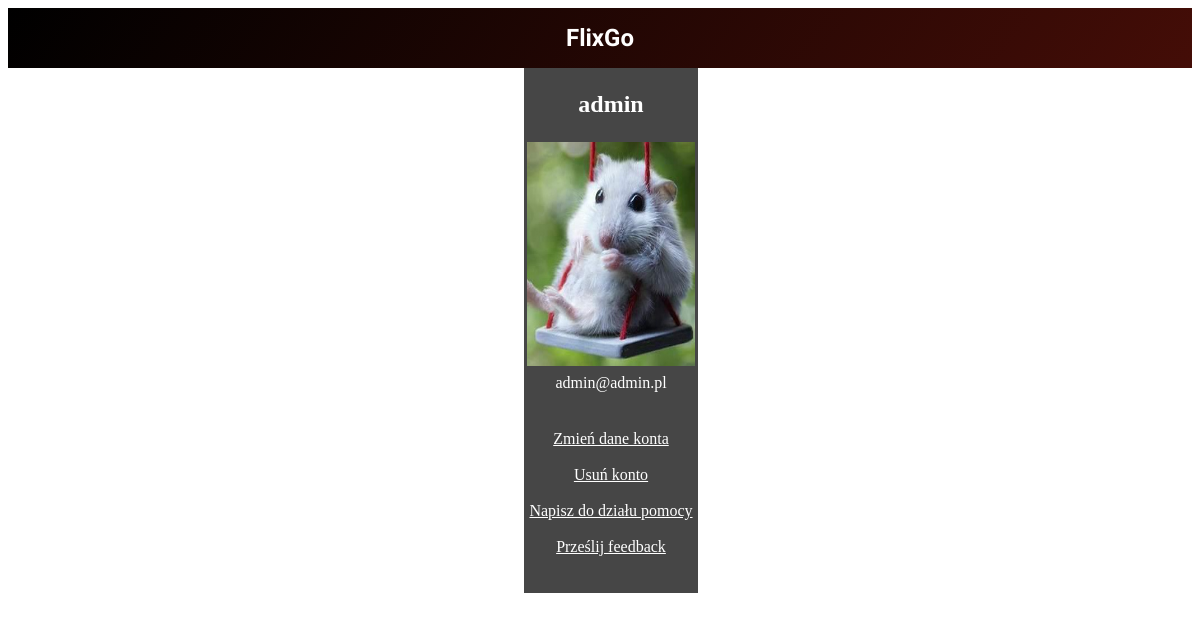
The page /user.php?user=admin (signed in) on the database its author committed.
### tables this page shows
CREATE TABLE `uzytkownicy` (
  `id` int(11) NOT NULL,
  `user` text NOT NULL,
  `pass` text NOT NULL,
  `email` text NOT NULL,
  `awatar` varchar(255) NOT NULL
);

### user.php (the view, shortened to what this page needs)
<!DOCTYPE HTML>
<html lang="pl">
<head>
    <link rel="stylesheet" href="style1.css" type="text/css"/>
</head>
<body>
	<div id="header" id="none">
    <a href="panel.php" id="none"><h1>FlixGo</h1></a>
    </div>
<?php
    require_once "connect.php";
	$polaczenie = @new mysqli($host, $db_user, $db_password, $db_name);
    $wybor = $_GET['user'];
    $wynik = mysqli_query($polaczenie,"SELECT * FROM uzytkownicy where user='$wybor'");
    while($row = mysqli_fetch_array($wynik))
{
	if($_GET['user'] == $_SESSION['user'])
    {
        echo "<link rel='stylesheet' href='style1.css' type='text/css'/>";
        echo "<table id='opisuser' style="."height:100%;".">";
        echo "<tr><td><b><h2>";
        echo $row['user'];
        echo "</h2></b></td></tr>";
        echo "<tr><td>";
        echo "<img id='avatar_u2' src="."awatar/".$row['awatar']." >";
        echo "</td></tr>";
        echo "<tr><td>";
        echo $row['email'];
        echo "</td></tr>";
        echo "<tr><td><br>";
        echo "<a href=".'userchange.php?user='.$row['user'].'><p>Zmień dane konta<br><br>';
        echo "<a href=".'userdelete.php?user='.$row['user'].'>Usuń konto<br><br>';
        echo "<a href=".'pomoc.php?user='.$row['user'].'>Napisz do działu pomocy<br><br>';
        echo "<a href=".'opinia.php?user='.$row['user'].'>Prześlij feedback</p><br>';
        echo "</td></tr>";
        echo "</table>";
    }
    else
    {
        header('Location: user.php?user='.$_SESSION['user']);
    }
    }
?>
</body>
</html>

### style1.css (style rules this page uses)
body { background-image: url('tlo.png'); background-size: cover; background-repeat: no-repeat; background-attachment: fixed; color:white; }
#header { background: linear-gradient(125deg, #000000, #cc2715, #741287); background-size: 600% 600%; animation: AnimationName 14s ease infinite; text-align: center; position:static; width: 100%; height: 10%; float:left; padding-top: 0px; color:white; font-family: 'Advent Pro', sans-serif; font-size: 1vw; }
a:link { color:white; text-decoration: underline; }
#none { text-decoration: none; }
#avatar_u2 { height:28vh; width:14vw; }
#opisuser { margin-left: 43vw; text-align: center; background-color: rgba(50,50,50,0.9); }

### rows shown on the page
uzytkownicy: user "admin", awatar (picture), email "admin@admin.pl"
